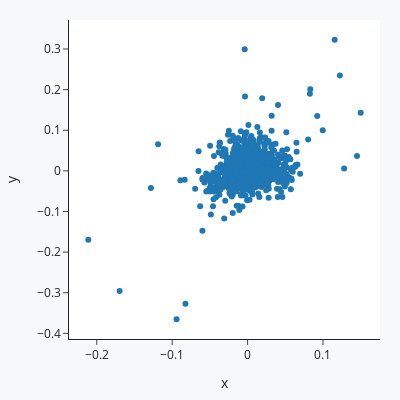

Notebook source saved alongside this figure:
### Code cell
testa_cor_par('LREN3.SA', 'PRIO3.SA')

### Figure 1 — Plotly figure (JSON) as saved in the notebook; plotly's stock layout.template omitted (floating-point values rounded to 4 significant figures; data arrays with more than 128 entries replaced by an {"elided": "..."} marker saying what was removed)
{"data": [{"hovertemplate": "x=%{x}<br>y=%{y}<extra></extra>", "legendgroup": "", "marker": {"color": "#1F77B4", "symbol": "circle"}, "mode": "markers", "name": "", "orientation": "v", "showlegend": false, "type": "scatter", "x": {"elided": "907 float values"}, "xaxis": "x", "y": {"elided": "907 float values"}, "yaxis": "y"}], "layout": {"height": 400, "legend": {"tracegroupgap": 0}, "margin": {"b": 20, "l": 20, "r": 20, "t": 20}, "paper_bgcolor": "#f7f8fa", "width": 400, "xaxis": {"anchor": "y", "domain": [0, 1], "title": {"text": "x"}}, "yaxis": {"anchor": "x", "domain": [0, 1], "title": {"text": "y"}}}}
